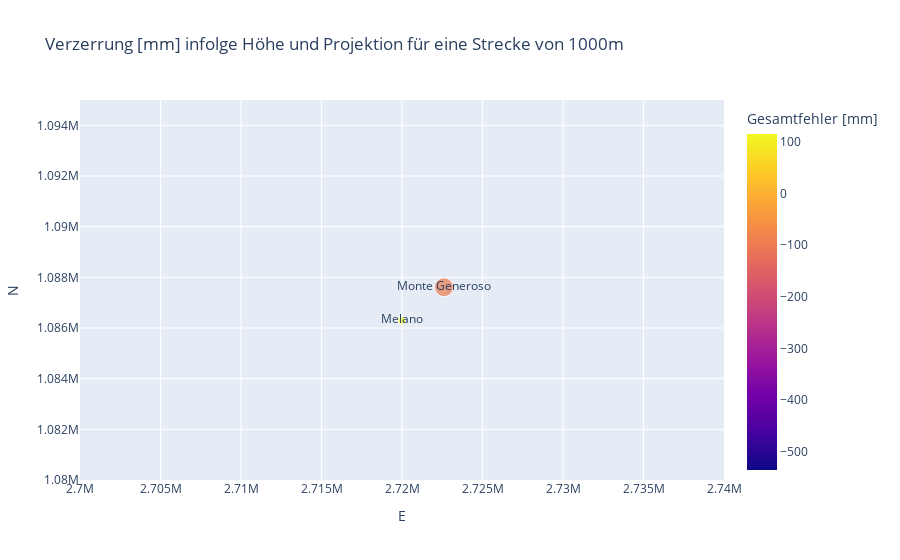

The code cell stored with this chart in its notebook:
### Code cell
fig = px.scatter(
    points.values(),
    x="E",
    y="N",
    hover_data=["Name"],
    color="Gesamtfehler [mm]",
    size="Height",
    title=f"Verzerrung [mm] infolge Höhe und Projektion für eine Strecke von {messung}m",
    range_x=[2700000, 2740000],
    range_y=[1080000, 1095000],
    text="Name",
)
fig.show()

### Figure 1 — Plotly figure (JSON) as saved in the notebook; plotly's stock layout.template omitted (floating-point values rounded to 4 significant figures)
{"data": [{"customdata": [["Cadenazzo"], ["Bern"], ["Muttenz"], ["Chessel"], ["Melano"], ["Kraftwerk Untere Enge"], ["Bottinghofen am Bodensee"], ["Zürich HB"], ["Boncourt"], ["CERN"], ["Neuchatel"], ["Interlaken Ost"], ["Campognolo"], ["Bargen, SH"], ["Visp"], ["Langnau"], ["Vallorbe"], ["Martina"], ["Ste-Croix"], ["Andermatt"], ["Monte Generoso"], ["Saas Almagell"], ["Rigi"], ["Alp Grüm"], ["Ofenpass"], ["Payerne"], ["Eigergletscher"], ["Sphinx"], ["Stausee Mattmark"], ["Wasserstollen Uetliberg"]], "hovertemplate": "E=%{x}<br>N=%{y}<br>Height=%{marker.size}<br>Name=%{text}<br>Gesamtfehler [mm]=%{marker.color}<extra></extra>", "legendgroup": "", "marker": {"color": [61.0, -86.78, 7.606, -4.565, 114.7, -78.36, 13.03, -35.06, -24.83, 7.603, -74.81, -78.65, -18.03, 13.82, -36.66, -107.6, -118.3, -162.0, -167.8, -210.6, -96.41, -150.7, -279.8, -282.3, -325.4, -67.83, -347.3, -534.9, -221.0, -34.44], "coloraxis": "coloraxis", "size": [208, 553.6, 280.7, 378.6, 281.7, 500, 400, 406.2, 444.4, 437.9, 479.4, 566.7, 570.7, 606.3, 650.9, 686.4, 807, 1034, 1086.0, 1436.0, 1606.0, 1671, 1797, 2091.0, 2150.0, 447.3, 2352, 3571, 2198.0, 382], "sizemode": "area", "sizeref": 8.928, "symbol": "circle"}, "mode": "markers+text", "name": "", "showlegend": false, "text": ["Cadenazzo", "Bern", "Muttenz", "Chessel", "Melano", "Kraftwerk Untere Enge", "Bottinghofen am Bodensee", "Zürich HB", "Boncourt", "CERN", "Neuchatel", "Interlaken Ost", "Campognolo", "Bargen, SH", "Visp", "Langnau", "Vallorbe", "Martina", "Ste-Croix", "Andermatt", "Monte Generoso", "Saas Almagell", "Rigi", "Alp Grüm", "Ofenpass", "Payerne", "Eigergletscher", "Sphinx", "Stausee Mattmark", "Wasserstollen Uetliberg"], "type": "scatter", "x": [2716000.0, 2600000, 2616000.0, 2558000.0, 2720000.0, 2600000.0, 2733000.0, 2683000.0, 2569000.0, 2493320, 2562000.0, 2633000.0, 2808405, 2688000.0, 2634000.0, 2626000.0, 2518000.0, 2831000.0, 2528490, 2688000.0, 2723000.0, 2640000.0, 2680000.0, 2799000.0, 2818000.0, 2562000.0, 2641000.0, 2641911, 2640000.0, 2679000], "xaxis": "x", "y": [1113000.0, 1200000, 1265000.0, 1133230, 1086300, 1201114, 1279000.0, 1248258, 1260400, 1121229, 1205000.0, 1171000.0, 1124000.0, 1294000.0, 1127000.0, 1199000.0, 1174000.0, 1197000.0, 1186000.0, 1166000.0, 1087610, 1105000.0, 1212000.0, 1139000.0, 1169000.0, 1186000.0, 1158000.0, 1155280, 1100000.0, 1245500], "yaxis": "y"}], "layout": {"coloraxis": {"colorbar": {"title": {"text": "Gesamtfehler [mm]"}}, "colorscale": [[0, "#0d0887"], [0.1111, "#46039f"], [0.2222, "#7201a8"], [0.3333, "#9c179e"], [0.4444, "#bd3786"], [0.5556, "#d8576b"], [0.6667, "#ed7953"], [0.7778, "#fb9f3a"], [0.8889, "#fdca26"], [1, "#f0f921"]]}, "legend": {"itemsizing": "constant", "tracegroupgap": 0}, "title": {"text": "Verzerrung [mm] infolge Höhe und Projektion für eine Strecke von 1000m"}, "xaxis": {"anchor": "y", "domain": [0, 1], "range": [2700000, 2740000], "title": {"text": "E"}}, "yaxis": {"anchor": "x", "domain": [0, 1], "range": [1080000, 1095000], "title": {"text": "N"}}}}
